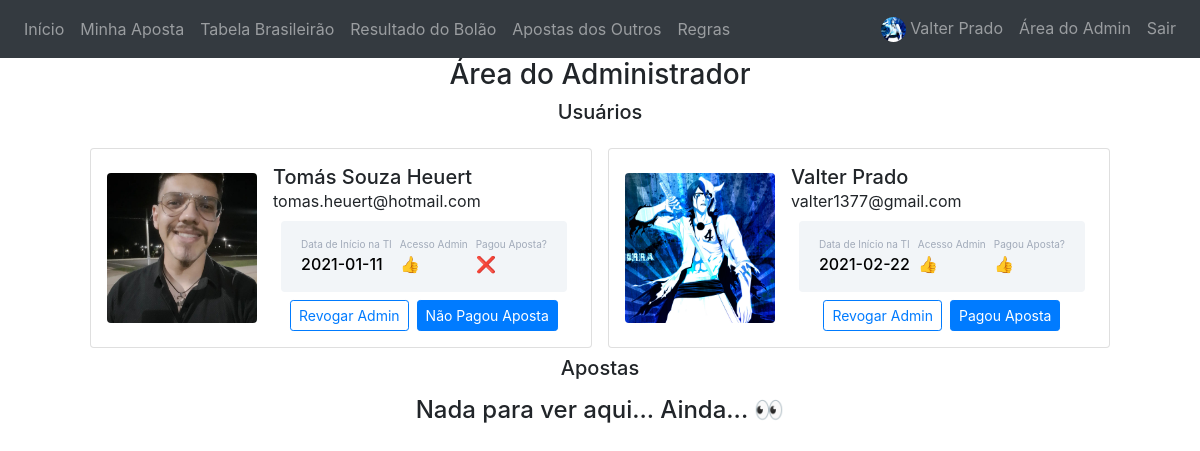
/admin_area (signed in), run on an earlier commit of the app's database.
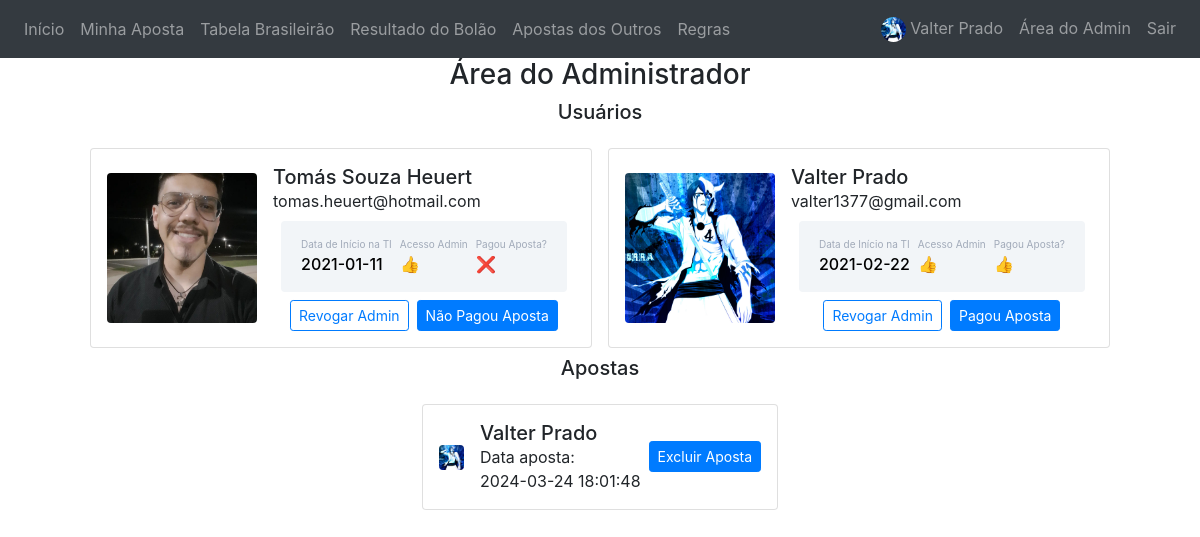
And on a later commit of the database.
### website/models.py (models this page shows)
class User(db.Model, UserMixin):
    id = db.Column(db.Integer, primary_key=True)
    email = db.Column(db.String(150), unique=True)
    password = db.Column(db.String(150))
    cpf = db.Column(db.String(150))
    nome_completo = db.Column(db.String(150))
    pagou_aposta = db.Column(db.Boolean)
    has_admin = db.Column(db.Boolean)
    data_inicioti = db.Column(db.Date)
    foto_perfil = db.Column(db.String(200))
    notes = db.relationship('Note')

class Aposta(db.Model):
    id = db.Column(db.Integer, primary_key=True)
    user_id = db.Column(db.Integer, db.ForeignKey('user.id'))
    aposta_json = db.Column(db.String(10000))
    data_confirmacao = db.Column(db.DateTime(timezone=True), default=func.now())

### website/views.py (the view)
@views.route('/admin_area', methods=['GET','POST'])
@login_required
def admin_area():
    users = User.query.all()
    apostas = Aposta.query.all()
    for aposta in apostas:
        aposta.user = next(user for user in users if user.id == aposta.user_id)
    return render_template('admin_area.html', user=current_user, users=users, apostas=apostas)

### website/__init__.py (called while the page is built)
def create_app():
    app = Flask(__name__)
    app.config['SECRET_KEY'] = 'hjshjhdjah kjshkjdhjs'
    app.config['SQLALCHEMY_DATABASE_URI'] = f'sqlite:///{DB_NAME}'
    app.config["UPLOAD_FOLDER"] = UPLOAD_FOLDER
    db.init_app(app)
    from .views import views
    from .auth import auth
    app.register_blueprint(views, url_prefix='/')
    app.register_blueprint(auth, url_prefix='/')
    from .models import User, Note
    with app.app_context():
        db.create_all()
    login_manager = LoginManager()
    login_manager.login_view = 'auth.login'
    login_manager.login_message = ''
    login_manager.init_app(app)
    @login_manager.user_loader
    def load_user(id):
        return User.query.get(int(id))
    return app

### website/templates/admin_area.html (shortened to what this page needs)
{% extends "base.html" %}
{% block content %}
<h3 align="center">Área do Administrador</h3>
{% if user.has_admin %}
<h5 align="center">Usuários</h5>
<div class="container-fluid mt-3 d-flex justify-content-center">
    <div class="row">
        {% for user_row in users %}
        <div class="card p-3 m-2">
            <div class="d-flex align-items-center">
                <div class="image">
                    <img src="{{user_row.foto_perfil}}" class="rounded" width="150px" height="150px"
                        style="object-fit: cover;">
                </div>
                <div class="ml-3">
                    <h5 class="mb-0 mt-0">{{user_row.nome_completo}}</h5>
                    <span>{{user_row.email}}</span>
                    <div class="p-3 m-2 bg-primary d-flex justify-content-between rounded text-white stats row">
                        <div class="d-flex flex-column mx-1">
                            <span class="detail-custom">Data de Início na TI</span>
                            <span class="number-custom">{{user_row.data_inicioti}}</span>
                        </div>
                        <div class="d-flex flex-column mx-1">
                            <span class="detail-custom">Acesso Admin</span>
                            <span class="number-custom">{% if user_row.has_admin %}👍{% else %}❌{% endif %}</span>
                        </div>
                        <div class="d-flex flex-column mx-1">
                            <span class="detail-custom">Pagou Aposta?</span>
                            <span class="number-custom">{% if user_row.pagou_aposta %}👍{% else %}❌{% endif %}</span>
                        </div>
                    </div>
                    <div class="button mt-2 d-flex flex-row justify-content-center align-items-center row">
                        <button class="btn btn-sm btn-outline-primary mx-1"
                            onclick="handleAdminAction('admin','{{user_row.id}}')">
                            {% if user_row.has_admin %}Revogar{% else %}Conceder{% endif %} Admin
                        </button>
                        <button class="btn btn-sm btn-primary mx-1"
                            onclick="handleAdminAction('pagamento','{{user_row.id}}')">
                            {% if user_row.pagou_aposta %}Pagou{% else %}Não Pagou{% endif %} Aposta
                        </button>
                    </div>
                </div>
            </div>
        </div>
        {% endfor %}
    </div>
</div>
<h5 align="center">Apostas</h5>
<div class="container mt-3 d-flex justify-content-center">
    {% if apostas %}
    <div class="row">
        {% for aposta in apostas %}
        <div class="card p-3 m-2">
            <div class="d-flex align-items-center justify-content-between">
                <div class="image">
                    <img src="{{aposta.user.foto_perfil}}" class="rounded" width="25px" height="25px"
                        style="object-fit: cover;">
                </div>
                <div class="ml-3">
                    <h5 class="mb-0 mt-0">{{aposta.user.nome_completo}}</h5>
                    <span>Data aposta:</span><br/>
                    <span>{{aposta.data_confirmacao}}</span>
                </div>
                <div class="align-items-center">
                    <button class="btn btn-sm btn-primary ml-2"
                        onclick="handleAdminAction('excluir_aposta','{{aposta.id}}')">
                        Excluir Aposta
                    </button>
                </div>
            </div>
        </div>
        {% endfor %}
    </div>
    {% else %}
    <h4 align="center">Nada para ver aqui... Ainda... 👀</h4>
    {% endif %}
</div>
{% endif %}
{% endblock %}

### website/templates/base.html (shortened to what this page needs)
<!DOCTYPE html>
<html>
  <head>
    <link
      rel="stylesheet"
      href="https://stackpath.bootstrapcdn.com/bootstrap/4.4.1/css/bootstrap.min.css"
    />
    <link
      rel="stylesheet"
      href="https://stackpath.bootstrapcdn.com/font-awesome/4.7.0/css/font-awesome.min.css"
    />
  </head>
  <body>
    {% if user.is_authenticated %}
    <nav class="navbar navbar-expand-lg navbar-dark bg-dark">
      <div class="collapse navbar-collapse justify-content-between" id="navbar">
        <div class="navbar-nav">
          <a class="nav-item nav-link" id="home" href="/" title="Início">Início</a>
          <a class="nav-item nav-link" id="minha_aposta" href="/minha_aposta" title="Minha Aposta">Minha Aposta</a>
          <a class="nav-item nav-link" id="tabelaBrasileirao" href="/tabela_brasileirao" title="Tabela Brasileirão">Tabela Brasileirão</a>
          <a class="nav-item nav-link" id="tabelaBrasileirao" href="/resultado_bolao" title="Resultado do Bolão">Resultado do Bolão</a>
          <a class="nav-item nav-link" id="tabelaBrasileirao" href="/apostas_outros" title="Apostas dos Outros">Apostas dos Outros</a>
          <a class="nav-item nav-link" id="regras" href="/regras" title="Regras">Regras</a>
        </div>
        {% if user.is_authenticated %}
        <div class="navbar-nav">
          <a class="nav-item nav-link" href="/perfil" title="Perfil de {{user.nome_completo}}">
            <img src="{{user.foto_perfil}}" class="rounded-circle" width="25" height="25" style="object-fit: cover;">
            <span class="nav-item navbar-link">{{user.nome_completo}}</span>
          </a>
          {% if user.has_admin %}
          <a class="nav-item nav-link" id="logout" href="/admin_area" title="Área do Admin">Área do Admin</a>
          {% endif %}
          <a class="nav-item nav-link" id="logout" href="/logout" title="Sair" onclick="return confirm('Deseja mesmo sair?')">Sair</a>
        </div>
        {% endif %}
      </div>
    </nav>
    {% endif %}
    <div class="container">{% block content %} {% endblock %}</div>
  </body>
</html>

### website/templates/admin_area.html (style rules this page uses)
.stats { background: #f2f5f8 !important; color: #000 !important; }
.detail-custom { font-size: 10px; color: #a1aab9; }
.number-custom { font-weight: 500; }

What changed in the data, as far as the page shows it:
added Aposta: user.foto_perfil (picture), user.nome_completo "Valter Prado", data_confirmacao "2024-03-24 18:01:48"
Also different on the page:
text no longer shown: "Nada para ver aqui... Ainda... 👀"
